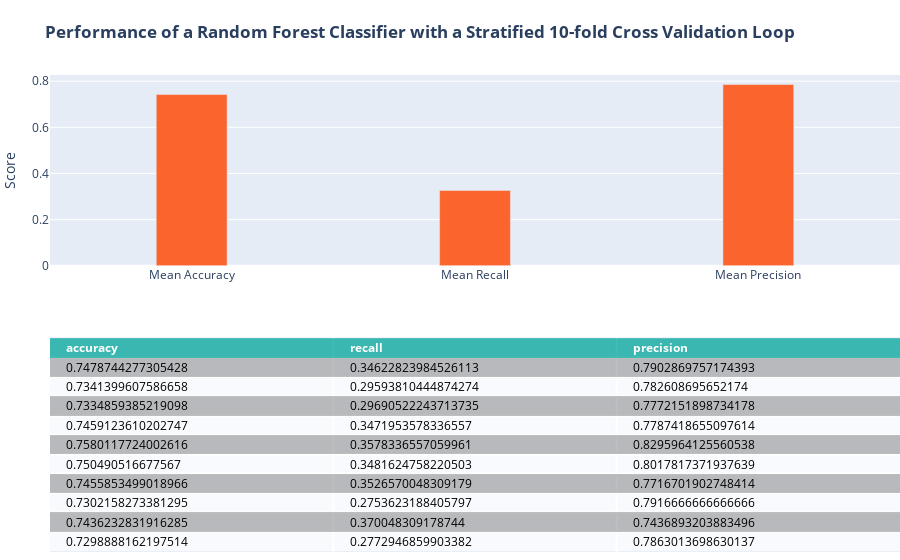

Notebook cell for this chart:
### Markdown cell above
#### Random Forest

### Code cell
### random forest model with the stratified 10-fold cross validation loop
cellTitle = '<b>Performance of a Random Forest Classifier with a Stratified 10-fold Cross Validation Loop</b>'


# random forest takes in sparse matrices, so we will convert X into a matrix using scipy
X_mat = scipy.sparse.coo_matrix(X)
X_mat = X_mat.tocsr()

rfcScore = []
rf_clf = RandomForestClassifier(max_depth=10, random_state=1024,n_jobs=-1)
for train,test in skf.split(X_mat,y):
    rf_clf.fit(X_mat[train],y.values.ravel()[train])
    y_hat = rf_clf.predict(X_mat[test])
    
    cm = confusion_matrix(y.loc[test],y_hat, labels=[1,0])
    rfcScore.append({'accuracy':(cm[0,0]+cm[1,1])/sum(cm.ravel()),
                'recall':cm[0,0]/(cm[0,0]+cm[0,1]),
                'precision':cm[0,0]/(cm[0,0]+cm[1,0])})
rfcScore = pd.DataFrame(rfcScore)
#print(score)
#print('mean accuracy: ',score['accuracy'].mean(),
#     '\nmean sensitivity: ',score['recall'].mean(),
#     '\nmean precision: ',score['precision'].mean())

rfFig = plotMetrics(rfcScore, cellTitle)
rfFig.show()

### Figure 1 — Plotly figure (JSON) as saved in the notebook; plotly's stock layout.template omitted (floating-point values rounded to 4 significant figures)
{"data": [{"colorscale": [[0, "#00A699"], [0.5, "#a9a9a9"], [1, "#ffffff"]], "hoverinfo": "none", "opacity": 0.75, "showscale": false, "type": "heatmap", "z": [[0, 0, 0], [0.5, 0.5, 0.5], [1, 1, 1], [0.5, 0.5, 0.5], [1, 1, 1], [0.5, 0.5, 0.5], [1, 1, 1], [0.5, 0.5, 0.5], [1, 1, 1], [0.5, 0.5, 0.5], [1, 1, 1]]}, {"marker": {"color": "#FC642D"}, "type": "bar", "width": 0.25, "x": ["Mean Accuracy", "Mean Recall", "Mean Precision"], "xaxis": "x2", "y": [0.7419, 0.3268, 0.7854], "yaxis": "y2"}], "layout": {"annotations": [{"align": "left", "font": {"color": "#ffffff"}, "showarrow": false, "text": "<b>accuracy</b>", "x": -0.45, "xanchor": "left", "xref": "x", "y": 0, "yref": "y"}, {"align": "left", "font": {"color": "#ffffff"}, "showarrow": false, "text": "<b>recall</b>", "x": 0.55, "xanchor": "left", "xref": "x", "y": 0, "yref": "y"}, {"align": "left", "font": {"color": "#ffffff"}, "showarrow": false, "text": "<b>precision</b>", "x": 1.55, "xanchor": "left", "xref": "x", "y": 0, "yref": "y"}, {"align": "left", "font": {"color": "#000000"}, "showarrow": false, "text": "0.7478744277305428", "x": -0.45, "xanchor": "left", "xref": "x", "y": 1, "yref": "y"}, {"align": "left", "font": {"color": "#000000"}, "showarrow": false, "text": "0.34622823984526113", "x": 0.55, "xanchor": "left", "xref": "x", "y": 1, "yref": "y"}, {"align": "left", "font": {"color": "#000000"}, "showarrow": false, "text": "0.7902869757174393", "x": 1.55, "xanchor": "left", "xref": "x", "y": 1, "yref": "y"}, {"align": "left", "font": {"color": "#000000"}, "showarrow": false, "text": "0.7341399607586658", "x": -0.45, "xanchor": "left", "xref": "x", "y": 2, "yref": "y"}, {"align": "left", "font": {"color": "#000000"}, "showarrow": false, "text": "0.29593810444874274", "x": 0.55, "xanchor": "left", "xref": "x", "y": 2, "yref": "y"}, {"align": "left", "font": {"color": "#000000"}, "showarrow": false, "text": "0.782608695652174", "x": 1.55, "xanchor": "left", "xref": "x", "y": 2, "yref": "y"}, {"align": "left", "font": {"color": "#000000"}, "showarrow": false, "text": "0.7334859385219098", "x": -0.45, "xanchor": "left", "xref": "x", "y": 3, "yref": "y"}, {"align": "left", "font": {"color": "#000000"}, "showarrow": false, "text": "0.29690522243713735", "x": 0.55, "xanchor": "left", "xref": "x", "y": 3, "yref": "y"}, {"align": "left", "font": {"color": "#000000"}, "showarrow": false, "text": "0.7772151898734178", "x": 1.55, "xanchor": "left", "xref": "x", "y": 3, "yref": "y"}, {"align": "left", "font": {"color": "#000000"}, "showarrow": false, "text": "0.7459123610202747", "x": -0.45, "xanchor": "left", "xref": "x", "y": 4, "yref": "y"}, {"align": "left", "font": {"color": "#000000"}, "showarrow": false, "text": "0.3471953578336557", "x": 0.55, "xanchor": "left", "xref": "x", "y": 4, "yref": "y"}, {"align": "left", "font": {"color": "#000000"}, "showarrow": false, "text": "0.7787418655097614", "x": 1.55, "xanchor": "left", "xref": "x", "y": 4, "yref": "y"}, {"align": "left", "font": {"color": "#000000"}, "showarrow": false, "text": "0.7580117724002616", "x": -0.45, "xanchor": "left", "xref": "x", "y": 5, "yref": "y"}, {"align": "left", "font": {"color": "#000000"}, "showarrow": false, "text": "0.3578336557059961", "x": 0.55, "xanchor": "left", "xref": "x", "y": 5, "yref": "y"}, {"align": "left", "font": {"color": "#000000"}, "showarrow": false, "text": "0.8295964125560538", "x": 1.55, "xanchor": "left", "xref": "x", "y": 5, "yref": "y"}, {"align": "left", "font": {"color": "#000000"}, "showarrow": false, "text": "0.750490516677567", "x": -0.45, "xanchor": "left", "xref": "x", "y": 6, "yref": "y"}, {"align": "left", "font": {"color": "#000000"}, "showarrow": false, "text": "0.3481624758220503", "x": 0.55, "xanchor": "left", "xref": "x", "y": 6, "yref": "y"}, {"align": "left", "font": {"color": "#000000"}, "showarrow": false, "text": "0.8017817371937639", "x": 1.55, "xanchor": "left", "xref": "x", "y": 6, "yref": "y"}, {"align": "left", "font": {"color": "#000000"}, "showarrow": false, "text": "0.7455853499018966", "x": -0.45, "xanchor": "left", "xref": "x", "y": 7, "yref": "y"}, {"align": "left", "font": {"color": "#000000"}, "showarrow": false, "text": "0.3526570048309179", "x": 0.55, "xanchor": "left", "xref": "x", "y": 7, "yref": "y"}, {"align": "left", "font": {"color": "#000000"}, "showarrow": false, "text": "0.7716701902748414", "x": 1.55, "xanchor": "left", "xref": "x", "y": 7, "yref": "y"}, {"align": "left", "font": {"color": "#000000"}, "showarrow": false, "text": "0.7302158273381295", "x": -0.45, "xanchor": "left", "xref": "x", "y": 8, "yref": "y"}, {"align": "left", "font": {"color": "#000000"}, "showarrow": false, "text": "0.2753623188405797", "x": 0.55, "xanchor": "left", "xref": "x", "y": 8, "yref": "y"}, {"align": "left", "font": {"color": "#000000"}, "showarrow": false, "text": "0.7916666666666666", "x": 1.55, "xanchor": "left", "xref": "x", "y": 8, "yref": "y"}, {"align": "left", "font": {"color": "#000000"}, "showarrow": false, "text": "0.7436232831916285", "x": -0.45, "xanchor": "left", "xref": "x", "y": 9, "yref": "y"}, {"align": "left", "font": {"color": "#000000"}, "showarrow": false, "text": "0.370048309178744", "x": 0.55, "xanchor": "left", "xref": "x", "y": 9, "yref": "y"}, {"align": "left", "font": {"color": "#000000"}, "showarrow": false, "text": "0.7436893203883496", "x": 1.55, "xanchor": "left", "xref": "x", "y": 9, "yref": "y"}, {"align": "left", "font": {"color": "#000000"}, "showarrow": false, "text": "0.7298888162197514", "x": -0.45, "xanchor": "left", "xref": "x", "y": 10, "yref": "y"}, {"align": "left", "font": {"color": "#000000"}, "showarrow": false, "text": "0.2772946859903382", "x": 0.55, "xanchor": "left", "xref": "x", "y": 10, "yref": "y"}, {"align": "left", "font": {"color": "#000000"}, "showarrow": false, "text": "0.7863013698630137", "x": 1.55, "xanchor": "left", "xref": "x", "y": 10, "yref": "y"}], "autosize": true, "margin": {"b": 0, "l": 50, "r": 0, "t": 75}, "title": {"text": "<b>Performance of a Random Forest Classifier with a Stratified 10-fold Cross Validation Loop</b>"}, "xaxis": {"autorange": true, "dtick": 1, "gridwidth": 2, "range": [-0.5, 2.5], "showticklabels": false, "tick0": -0.5, "ticks": "", "zeroline": false}, "xaxis2": {"anchor": "y2", "autorange": true, "range": [-0.5, 2.5], "type": "category"}, "yaxis": {"autorange": true, "domain": [0, 0.45], "dtick": 1, "gridwidth": 2, "range": [10.5, -0.5], "showticklabels": false, "tick0": 0.5, "ticks": "", "zeroline": false}, "yaxis2": {"anchor": "x2", "autorange": true, "domain": [0.6, 1], "range": [0, 0.8267], "title": {"text": "Score"}, "type": "linear"}}}
